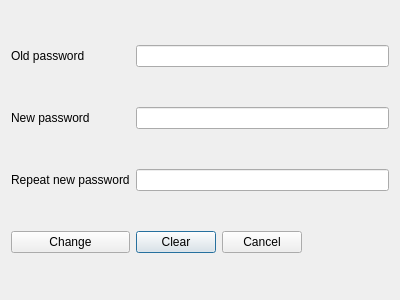
<?xml version="1.0" encoding="UTF-8"?>
<ui version="4.0">
 <class>ChangePasswordDialog</class>
 <widget class="QDialog" name="ChangePasswordDialog">
  <property name="geometry">
   <rect>
    <x>0</x>
    <y>0</y>
    <width>400</width>
    <height>300</height>
   </rect>
  </property>
  <property name="windowTitle">
   <string>Dialog</string>
  </property>
  <layout class="QGridLayout" name="gridLayout">
   <item row="3" column="1">
    <widget class="QPushButton" name="clearButton">
     <property name="text">
      <string>Clear</string>
     </property>
    </widget>
   </item>
   <item row="1" column="0">
    <widget class="QLabel" name="newPassLabel">
     <property name="text">
      <string>New password</string>
     </property>
    </widget>
   </item>
   <item row="2" column="0">
    <widget class="QLabel" name="newPassLabel2">
     <property name="text">
      <string>Repeat new password</string>
     </property>
    </widget>
   </item>
   <item row="0" column="0">
    <widget class="QLabel" name="oldPassLabel">
     <property name="text">
      <string>Old password</string>
     </property>
    </widget>
   </item>
   <item row="0" column="1" colspan="3">
    <widget class="QLineEdit" name="oldEdit"/>
   </item>
   <item row="1" column="1" colspan="3">
    <widget class="QLineEdit" name="newEdit"/>
   </item>
   <item row="2" column="1" colspan="3">
    <widget class="QLineEdit" name="repeatEdit"/>
   </item>
   <item row="3" column="3">
    <spacer name="horizontalSpacer">
     <property name="orientation">
      <enum>Qt::Horizontal</enum>
     </property>
     <property name="sizeHint" stdset="0">
      <size>
       <width>40</width>
       <height>20</height>
      </size>
     </property>
    </spacer>
   </item>
   <item row="3" column="2">
    <widget class="QPushButton" name="cancelButton">
     <property name="text">
      <string>Cancel</string>
     </property>
    </widget>
   </item>
   <item row="3" column="0">
    <widget class="QPushButton" name="changeButton">
     <property name="text">
      <string>Change</string>
     </property>
    </widget>
   </item>
  </layout>
 </widget>
 <resources/>
 <connections/>
</ui>
